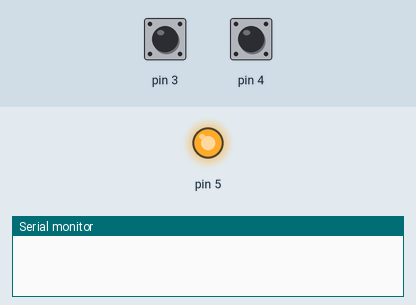
Recording of a sketch running on a simulated Arduino Uno, built with avr-gcc and run on an emulated ATmega328P. On the bench: output pins drawn as LEDs (lit = HIGH), the last lines printed to the serial monitor. The inputs (shaded band) are chosen by the test bench; at power-on: pin 3 HIGH, pin 4 HIGH.

Above: at 1.2 s.
1.3 s: pin 3 pulled LOW for 0.15 s
At 1.38 s:
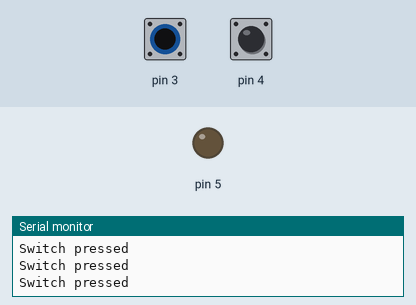
2.9 s: pin 4 pulled LOW for 0.15 s
At 3.8 s:
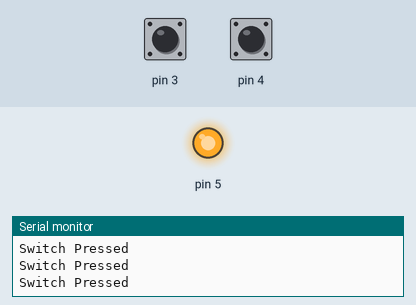
4.5 s: pin 4 pulled LOW for 3.2 s
At 5.0 s:
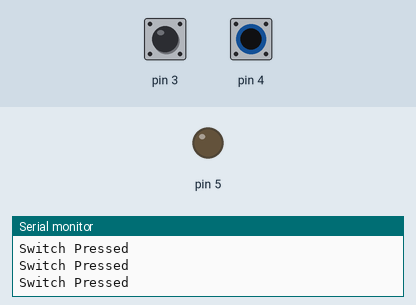
9.2 s: pin 3 pulled LOW for 3.2 s
At 13.6 s:
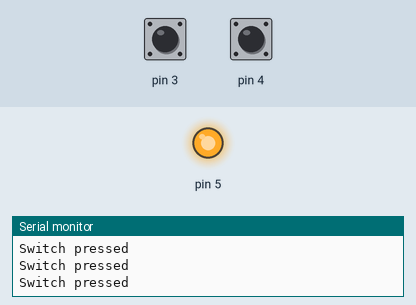
13.9 s: pin 3 driven LOW and pin 4 driven LOW
At 14.5 s:
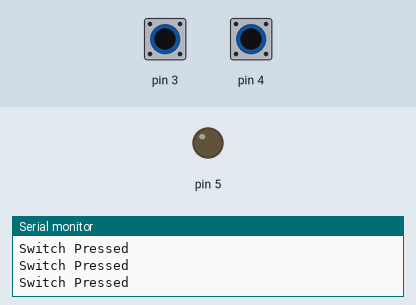
Timing chart, 0 to 16.9 s (numbered marks = the images above; inputs shaded):
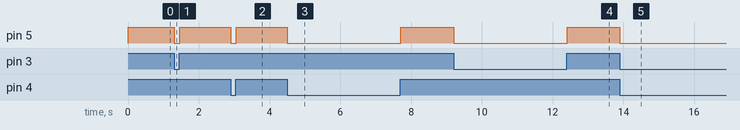

The sketch:

or_gate.ino
```cpp
void setup() {
  // put your setup code here, to run once:
  pinMode(5,OUTPUT);
  pinMode(4,INPUT_PULLUP);
  pinMode(3,INPUT_PULLUP);

  Serial.begin(9600);

  digitalWrite(5, 0);
}

void loop() {
  // put your main code here, to run repeatedly:
 if((digitalRead(4)==0) && (digitalRead(3)==0)){
    digitalWrite(5, LOW);
    Serial.println("Switch Pressed");
}
 else if((digitalRead(4)==0) && (digitalRead(3)==1)){
        digitalWrite(5,LOW);
        Serial.println("Switch Pressed");
      }
      else if((digitalRead(4)==1) && (digitalRead(3)==0)){
              digitalWrite(5, LOW);
              Serial.println("Switch pressed");
            }
             else if ((digitalRead(4)==1) && (digitalRead(3)==1)){
                      digitalWrite(5,HIGH);
//                      Serial.println("Switch Pressed");
                     }
}
```

Measured:
- after the input at 1.3 s, pin 5: HIGH → LOW at once, → HIGH 0.17 s later
- after the input at 2.9 s, pin 5: HIGH → LOW at once, → HIGH 0.17 s later
- after the input at 4.5 s, pin 5: HIGH → LOW at once, → HIGH 3.2 s later
- after the input at 9.2 s, pin 5: HIGH → LOW at once, → HIGH 3.2 s later
- after the input at 13.9 s, pin 5: HIGH → LOW at once
